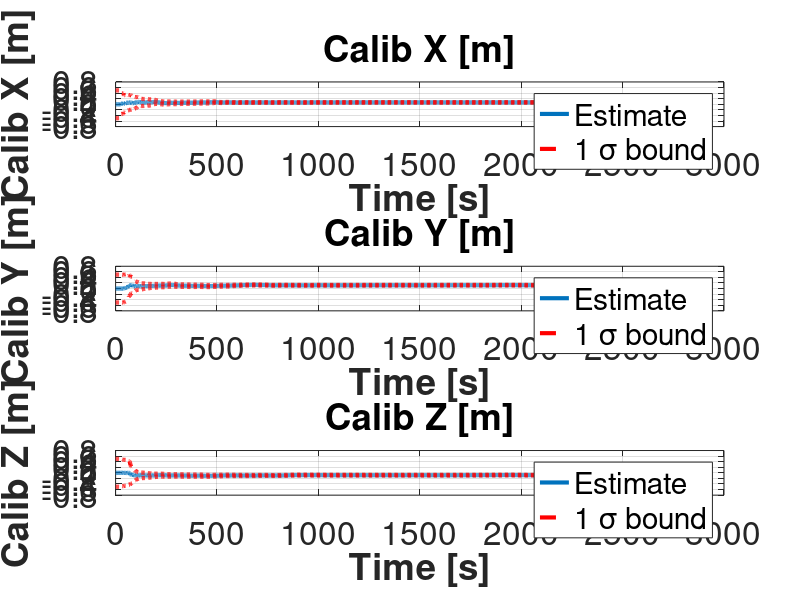

Source code (MATLAB): (Note: this script raises an error after producing the figure.)
clear all;
clc;
data_ext_calib = csvread('camera_imu_calib_extrinsics.csv');
quat = data_ext_calib(:, 1:4);
xyz = data_ext_calib(:, 5:7);
sigma_xyz = data_ext_calib(:, 11:13);
sigma_rxryrz = data_ext_calib(:, 8:10)*180/pi;
data_dt_calib = csvread('camera_imu_calib_extrinsics.csv');
dt = data_dt_calib(:, 1);
sigma_dt = data_dt_calib(:, 2);
%%
figure('Name','Calibration XYZ KF','NumberTitle','off');
subplot(311)
plot(xyz(:,1), 'LineWidth', 3);
%hold off;
hold on;
plot(xyz(:,1) + sigma_xyz(:,1), '--r', 'LineWidth', 3);
hold on;
plot(xyz(:,1) - sigma_xyz(:,1), '--r', 'LineWidth', 3);
hold off;
ylabel('Calib X [m]','fontweight','bold','fontsize',16);
grid;
title('Calib X [m]','fontweight','bold','fontsize',16);
xlabel('Time [s]','fontweight','bold','fontsize',16);
legend('Estimate', '1 \sigma bound');
set(gca,'FontSize', 24);

subplot(312)
plot(xyz(:,2), 'LineWidth', 3);
%hold off;
hold on;
plot(xyz(:,2) + sigma_xyz(:,2), '--r', 'LineWidth', 3);
hold on;
plot(xyz(:,2) - sigma_xyz(:,2), '--r', 'LineWidth', 3);
hold off;
ylabel('Calib Y [m]','fontweight','bold','fontsize',16);
grid;
title('Calib Y [m]','fontweight','bold','fontsize',16);
xlabel('Time [s]','fontweight','bold','fontsize',16);
legend('Estimate', '1 \sigma bound');
set(gca,'FontSize', 24);

subplot(313)
plot(xyz(:,3), 'LineWidth', 3);
%hold off;
hold on;
plot(xyz(:,3) + sigma_xyz(:,3), '--r', 'LineWidth', 3);
hold on;
plot(xyz(:,3) - sigma_xyz(:,3), '--r', 'LineWidth', 3);
hold off;
ylabel('Calib Z [m]','fontweight','bold','fontsize',16);
grid;
title('Calib Z [m]','fontweight','bold','fontsize',16);
xlabel('Time [s]','fontweight','bold','fontsize',16);
legend('Estimate', '1 \sigma bound');
set(gca,'FontSize', 24);


%%
eulerangleDegrees = [];
for i=1:length(quat)
    quat_i = quaternion(quat(i, 4), quat(i, 1), quat(i, 2), quat(i, 3));
    eulerAngles = eulerd(quat_i, 'XYZ', 'frame');
    euler_x = wrapTo360(eulerAngles(:, 1));
    euler_y = eulerAngles(:, 2);
    euler_z = eulerAngles(:, 3);
    eulerangleDegrees = [eulerangleDegrees; [euler_x, euler_y, euler_z]];
end
eulerangleDegreesMinus = eulerangleDegrees - sigma_rxryrz;
eulerangleDegreesPlus = eulerangleDegrees + sigma_rxryrz;

%%
figure('Name','Rotation Calibration KF','NumberTitle','off');
subplot(311)
plot(eulerangleDegrees(:,1), 'LineWidth', 3);
hold on;
plot(eulerangleDegreesMinus(:,1), '--r', 'LineWidth', 3);
hold on;
plot(eulerangleDegreesPlus(:,1), '--r', 'LineWidth', 3);
hold off;
ylabel('Euler X','fontweight','bold','fontsize',16);
grid;
title('Euler X [deg]','fontweight','bold','fontsize',16);
xlabel('Time [s]','fontweight','bold','fontsize',16);
legend('Estimate', '1 \sigma bound');
set(gca,'FontSize', 24);

subplot(312)
plot(eulerangleDegrees(:,2), 'LineWidth', 3);
hold on;
plot(eulerangleDegreesMinus(:,2),'--r', 'LineWidth', 3);
hold on;
plot(eulerangleDegreesPlus(:,2),'--r',  'LineWidth', 3);
hold off;
ylabel('Euler Y','fontweight','bold','fontsize',16);
grid;
title('Euler Y [deg]','fontweight','bold','fontsize',16);
xlabel('Time [s]','fontweight','bold','fontsize',16);
legend('Estimate', '1 \sigma bound');
set(gca,'FontSize', 24);

subplot(313)
plot(eulerangleDegrees(:,3), 'LineWidth', 3);
hold on;
plot(eulerangleDegreesMinus(:,3),'--r', 'LineWidth', 3);
hold on;
plot(eulerangleDegreesPlus(:,3),'--r',  'LineWidth', 3);
hold off;
ylabel('Euler Z','fontweight','bold','fontsize',16);
grid;
title('Euler Z [deg]','fontweight','bold','fontsize',16);
xlabel('Time [s]','fontweight','bold','fontsize',16);

legend('Estimate', '1 \sigma bound');
set(gca,'FontSize', 24);